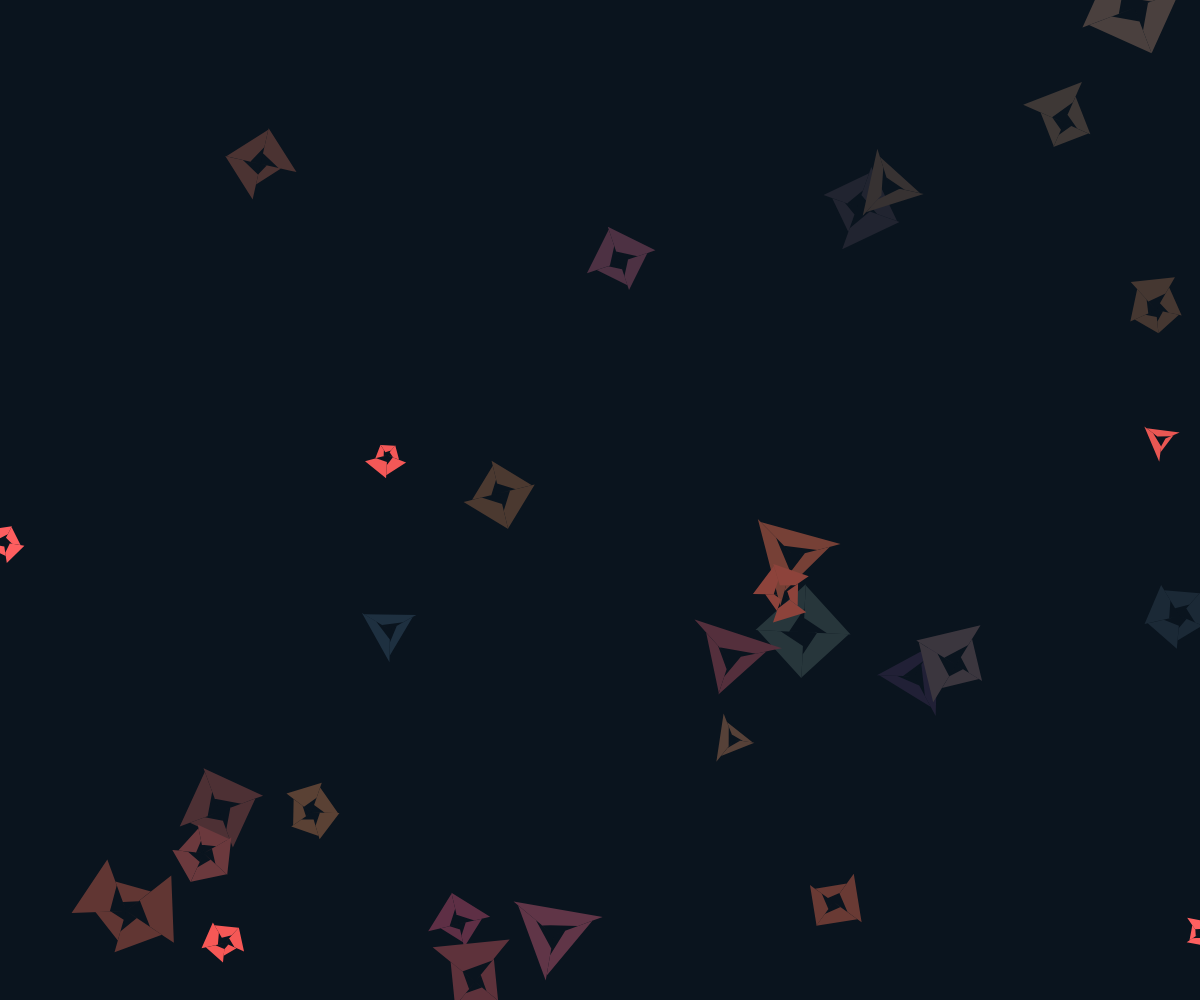
Frame 1 (no input)
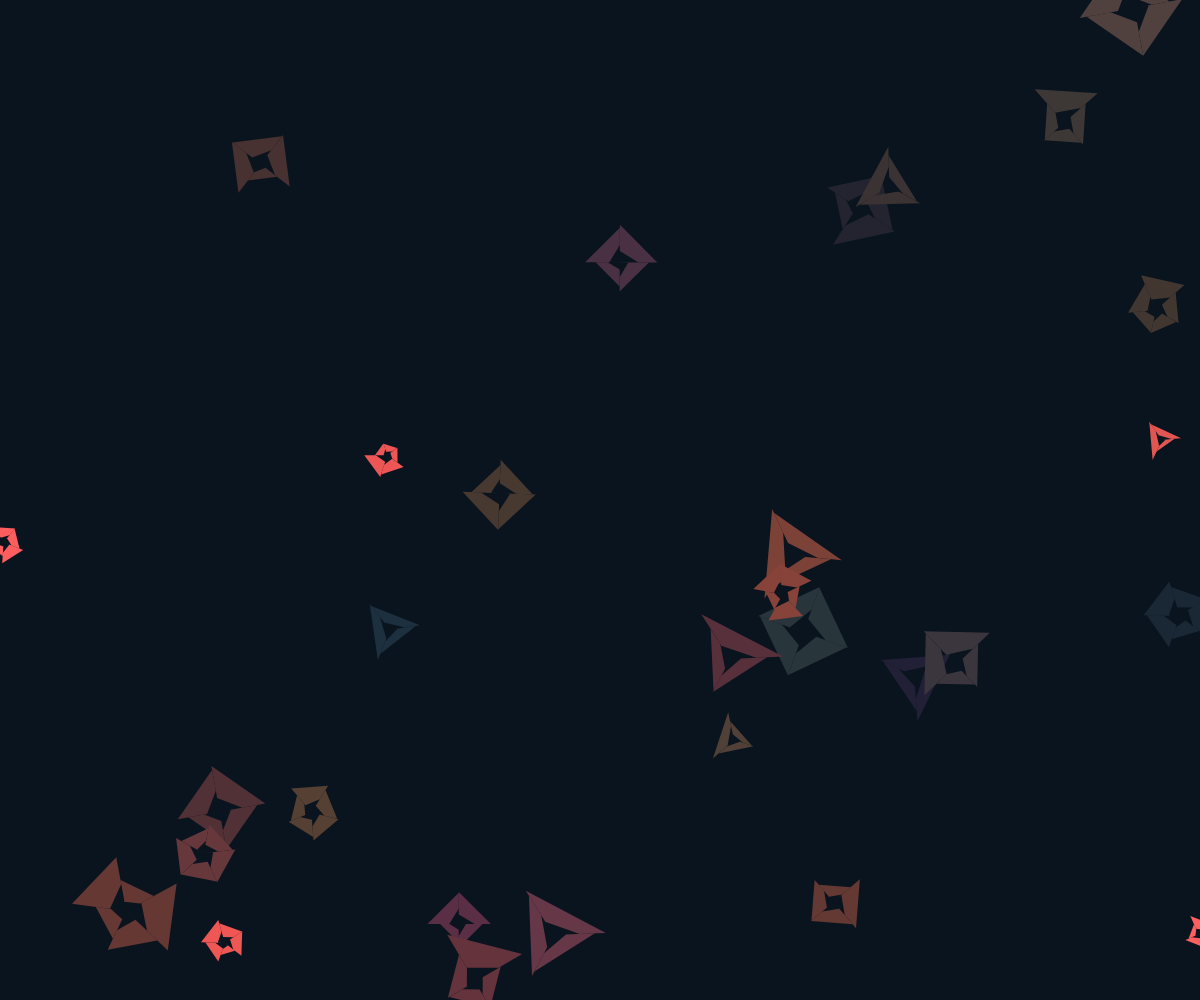
Frame 60 (no input)
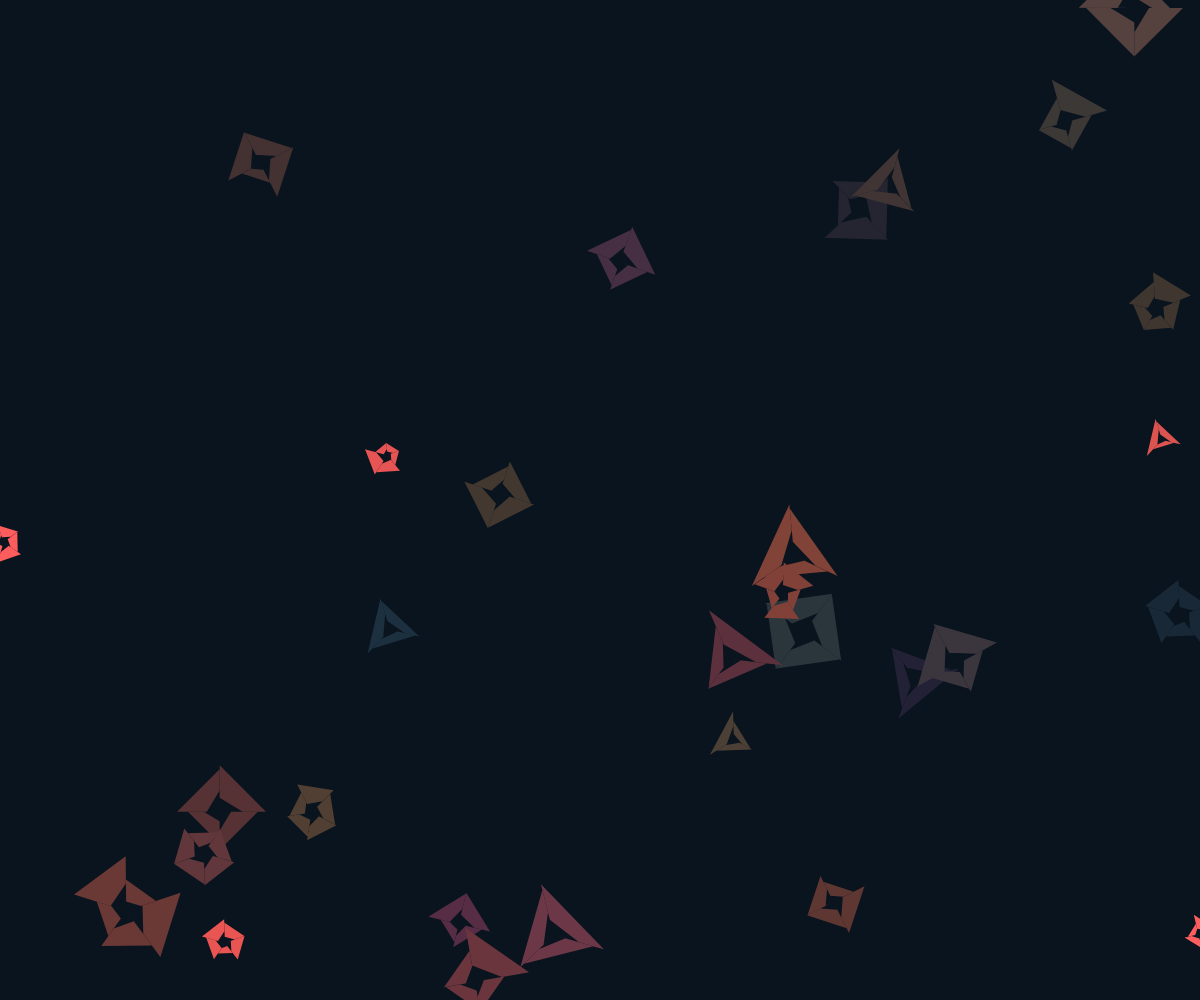
Frame 120 (the mouse pressed at the canvas centre since frame 60)

The p5.js sketch that drew these frames (run headless with seeded random() and noise() and a simulated clock; from frame 60 on, the mouse is pressed at the canvas centre):

// p5.js sketch
// ── sketch.js
let corals = [];
let time = 0;

function setup() {
  createCanvas(windowWidth, windowHeight);
  noStroke();

  // Create initial coral structures
  for (let i = 0; i < 30; i++) {
    let x = random(width);
    let y = random(height);
    let size = random(20, 60);
    let segments = floor(random(3, 6));
    corals.push(new Coral(x, y, size, segments));
  }
}

function draw() {
  background(10, 20, 30);

  time += 0.003;
  
  // Update and display corals
  for (let coral of corals) {
    coral.update();
    coral.display();
  }
}

class Coral {
  constructor(x, y, size, segments) {
    this.x = x;
    this.y = y;
    this.size = size;
    this.segments = segments;
    this.angle = random(TWO_PI);
    this.growth = random(0.5, 1.5);
    this.baseHue = random(20, 60); // Initial pale hues
    this.baseSat = random(30, 60);
    this.baseBright = random(40, 70);
    this.pulse = random(0.5, 2.0);
    this.segmentsArray = [];
    
    // Precompute segment positions for smoother animation
    for (let i = 0; i < segments; i++) {
      this.segmentsArray.push({
        angle: i * TWO_PI / segments,
        length: random(0.5, 1.0)
      });
    }
  }

  update() {
    this.angle += 0.005 * this.growth;
  }

  display() {
    push();
    translate(this.x, this.y);
    rotate(this.angle);

    // Color transition over time
    let t = sin(time * 0.3 + this.size * 0.1) * 0.5 + 0.5;
    
    // Gradually shift from pale to vibrant
    let hue = lerp(this.baseHue, map(t, 0, 1, 200, 300), t);
    let sat = lerp(this.baseSat, map(t, 0, 1, 80, 100), t);
    let bright = lerp(this.baseBright, map(t, 0, 1, 60, 100), t);

    fill(hue, sat, bright);
    
    // Draw the coral structure with branching segments
    for (let i = 0; i < this.segments; i++) {
      let seg = this.segmentsArray[i];
      let nextSeg = this.segmentsArray[(i + 1) % this.segments];
      
      let a = seg.angle;
      let b = nextSeg.angle;
      
      let r1 = this.size * 0.3 * seg.length;
      let r2 = this.size * 0.5 * seg.length;
      let r3 = this.size * 0.8 * seg.length;
      let r4 = this.size * 1.0 * seg.length;

      beginShape();
      vertex(0, 0);
      vertex(r1 * cos(a), r1 * sin(a));
      vertex(r2 * cos(b), r2 * sin(b));
      vertex(r3 * cos(b), r3 * sin(b));
      vertex(r4 * cos(b), r4 * sin(b));
      vertex(r4 * cos(a), r4 * sin(a));
      endShape(CLOSE);
    }

    pop();
  }
}

function windowResized() {
  resizeCanvas(windowWidth, windowHeight);
}
